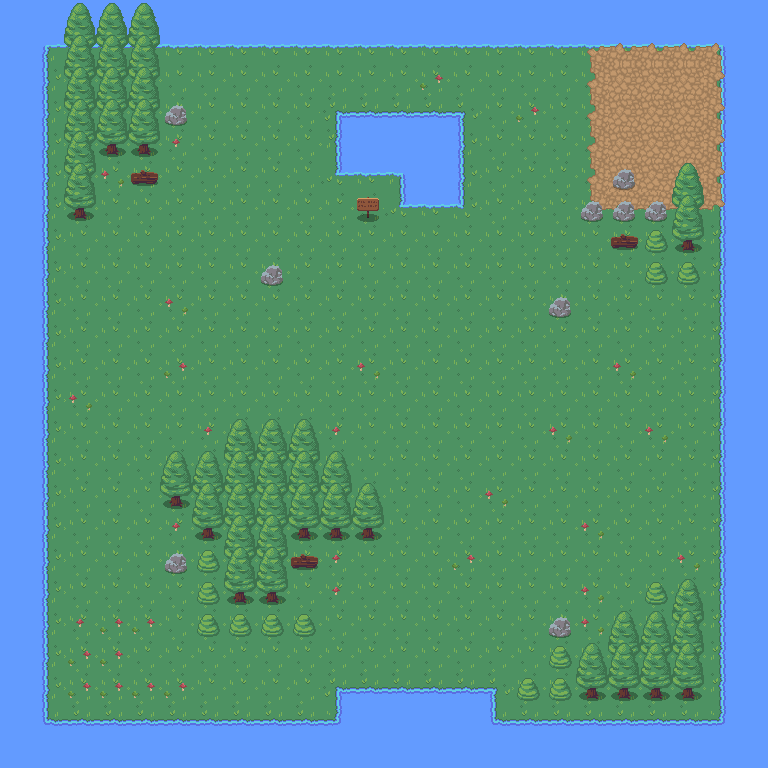

This game map was drawn from its Tiled (.tmx) file and the tilesets committed beside it. A one-line description and the trimmed map source follow:
An orthogonal 24x24 tile map with 32x32 px tiles, 6 tile layers (Tile Layer 1, Dirt, Trees, Stones, ...).

<map version="1.10" tiledversion="1.10.2" orientation="orthogonal" renderorder="right-down" width="24" height="24" tilewidth="32" tileheight="32" infinite="0" nextlayerid="12" nextobjectid="1">
 <tileset firstgid="1" source="Nature RPG Tileset.tsx" />
 <layer id="1" name="Tile Layer 1" width="24" height="24">
  <data>[576 cells, 576 non-empty, 12 distinct tile ids]</data>
 </layer>
 <layer id="9" name="Dirt" width="24" height="24">
  <data>[576 cells, 30 non-empty, 9 distinct tile ids]</data>
 </layer>
 <layer id="6" name="Trees" width="24" height="24">
  <data>[576 cells, 89 non-empty, 14 distinct tile ids]</data>
 </layer>
 <layer id="8" name="Stones" width="24" height="24">
  <data>[576 cells, 12 non-empty, 2 distinct tile ids]</data>
 </layer>
 <layer id="10" name="Tile Layer 5" width="24" height="24">
  <data>[576 cells, 1 non-empty, 1 distinct tile ids]</data>
 </layer>
 <layer id="11" name="Tile Layer 6" width="24" height="24">
  <data>[576 cells, 31 non-empty, 2 distinct tile ids]</data>
 </layer>
</map>
